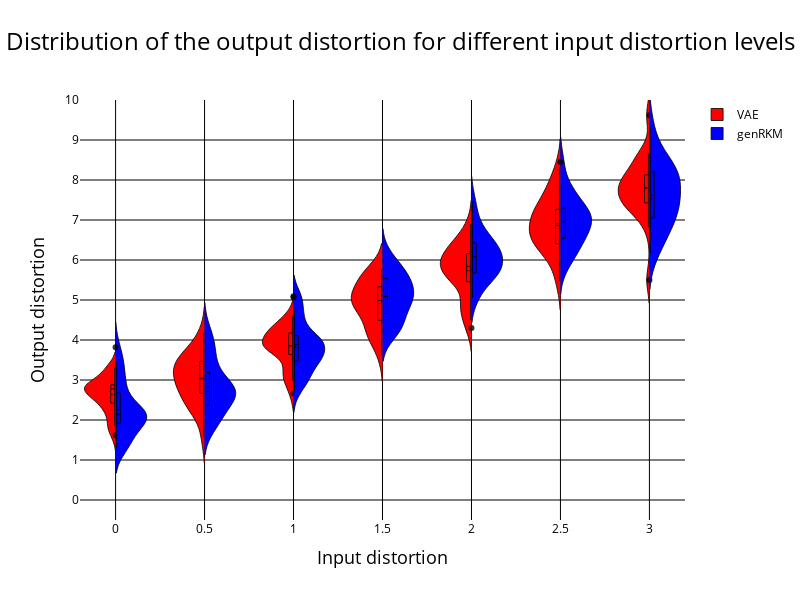

The notebook cell this image was saved under:
### Code cell
reference_matrix = [25*[item] for item in reference_points]
#print((reference_matrix))

traces = []

for i in range(len(reference_points)):

    # Create a trace for the holiday distribution
    trace1 = go.Violin(
        x=reference_matrix[i],
        y=Lists_close_distortion_VAE[i],
        name='VAE' if i == 0 else None,
        side='negative',
        box_visible=True,
        meanline_visible=True,
        #hovertemplate='Holiday<br>Noise Level: %{y.2f} dB(A)',
        #hoverlabel=dict(namelength=0),
        fillcolor='red',  
        line=dict(color='rgba(0, 0, 0, 0.8)', width=1) ,
        showlegend=(i == 0) 
    )

    # Create a trace for the normal day distribution
    trace2 = go.Violin(
        x=reference_matrix[i], #to put the two graphs next to each other instead of separately
        y=Lists_close_distortion_genRKM[i],
        name='genRKM' if i == 0 else None,
        side='positive',
        box_visible=True,
        meanline_visible=True,
        #hovertemplate='Normal Day<br>Noise Level: %{y.2f} dB(A)',
        #hoverlabel=dict(namelength=0),
        fillcolor='blue',
        line=dict(color='rgba(0, 0, 0, 0.8)', width=1) ,
        showlegend=(i == 0)
    )

    traces.append(trace1)
    traces.append(trace2)

# Create the layout for the plot
layout_fig1 = go.Layout(
    title=dict(
        text='Distribution of the output distortion for different input distortion levels',
        x=0.5,
        xanchor='center',
        font=dict(color="black", size=24)
    ),
    title_font=dict(size=24, color="black"),  
    xaxis=dict(
        {'title': 'Input distortion'}, 
        range = [-0.2, 3.2],
        #ticktext = ["false",'Holiday - Normal day'],
        title_font=dict(color="black", size = 18),
        tickfont=dict(color='black'),
        showticklabels=True, 
        tickvals = reference_points, 
        ticktext = reference_points,
        gridcolor='black'),
    yaxis=dict(
        {'title': 'Output distortion'},
        title_font=dict(color="black", size = 18),
        tickfont=dict(color="black"),
        #showticklabels=False,
        range = [-0.5, 10],
        tickvals=list(range(11)),
        gridcolor='black',
        zeroline=True,  # Ensure the zeroline is shown
        zerolinecolor='black',  # Set the color of the zeroline to black
        zerolinewidth=1  # Set the width of the zeroline
        ),
    violingap=0,  # Set the gap between violins to 0 for overlapping
    plot_bgcolor='white',  
    paper_bgcolor='white',  
    legend = dict(font=dict(color='black'))
)

layout_fig1.update(width=800, height=600)

# Create the figure and add the traces
fig1 = go.Figure(data=traces, layout=layout_fig1)

# Show the plot
fig1.show()

### Figure 1 — Plotly figure (JSON) as saved in the notebook; plotly's stock layout.template omitted (floating-point values rounded to 4 significant figures)
{"data": [{"box": {"visible": true}, "fillcolor": "red", "line": {"color": "rgba(0, 0, 0, 0.8)", "width": 1}, "meanline": {"visible": true}, "name": "VAE", "showlegend": true, "side": "negative", "type": "violin", "x": [0, 0, 0, 0, 0, 0, 0, 0, 0, 0, 0, 0, 0, 0, 0, 0, 0, 0, 0, 0, 0, 0, 0, 0, 0], "y": [2.707, 2.579, 3.318, 1.853, 2.865, 2.584, 2.566, 2.8, 1.621, 3.05, 2.803, 2.925, 2.778, 2.809, 1.859, 2.131, 3.175, 2.812, 2.821, 2.467, 2.239, 3.306, 2.293, 2.484, 2.991]}, {"box": {"visible": true}, "fillcolor": "blue", "line": {"color": "rgba(0, 0, 0, 0.8)", "width": 1}, "meanline": {"visible": true}, "name": "genRKM", "showlegend": true, "side": "positive", "type": "violin", "x": [0, 0, 0, 0, 0, 0, 0, 0, 0, 0, 0, 0, 0, 0, 0, 0, 0, 0, 0, 0, 0, 0, 0, 0, 0], "y": [2.981, 1.947, 3.82, 1.498, 2.143, 2.7, 1.574, 1.992, 1.297, 2.118, 1.842, 2.168, 3.463, 2.188, 1.366, 2.178, 2.668, 2.075, 3.408, 1.977, 3.055, 2.003, 2.311, 1.373, 2.219]}, {"box": {"visible": true}, "fillcolor": "red", "line": {"color": "rgba(0, 0, 0, 0.8)", "width": 1}, "meanline": {"visible": true}, "showlegend": false, "side": "negative", "type": "violin", "x": [0.5, 0.5, 0.5, 0.5, 0.5, 0.5, 0.5, 0.5, 0.5, 0.5, 0.5, 0.5, 0.5, 0.5, 0.5, 0.5, 0.5, 0.5, 0.5, 0.5, 0.5, 0.5, 0.5, 0.5, 0.5], "y": [3.887, 4.165, 3.296, 2.29, 2.465, 3.186, 3.253, 2.734, 1.586, 3.618, 2.923, 3.044, 3.65, 3.301, 2.289, 2.777, 2.972, 2.804, 3.445, 2.442, 3.586, 3.534, 2.833, 2.209, 3.359]}, {"box": {"visible": true}, "fillcolor": "blue", "line": {"color": "rgba(0, 0, 0, 0.8)", "width": 1}, "meanline": {"visible": true}, "showlegend": false, "side": "positive", "type": "violin", "x": [0.5, 0.5, 0.5, 0.5, 0.5, 0.5, 0.5, 0.5, 0.5, 0.5, 0.5, 0.5, 0.5, 0.5, 0.5, 0.5, 0.5, 0.5, 0.5, 0.5, 0.5, 0.5, 0.5, 0.5, 0.5], "y": [3.696, 2.56, 4.252, 2.129, 2.786, 3.358, 2.121, 2.352, 1.869, 2.666, 2.373, 2.842, 3.876, 2.607, 1.806, 2.804, 3.13, 2.715, 4.021, 2.639, 3.467, 2.657, 2.788, 2.001, 2.972]}, {"box": {"visible": true}, "fillcolor": "red", "line": {"color": "rgba(0, 0, 0, 0.8)", "width": 1}, "meanline": {"visible": true}, "showlegend": false, "side": "negative", "type": "violin", "x": [1, 1, 1, 1, 1, 1, 1, 1, 1, 1, 1, 1, 1, 1, 1, 1, 1, 1, 1, 1, 1, 1, 1, 1, 1], "y": [3.862, 4.175, 4.015, 2.661, 4.323, 3.848, 2.984, 3.784, 3.102, 3.706, 4.18, 4.156, 3.91, 4.159, 3.041, 3.84, 3.763, 3.839, 3.879, 3.338, 4.533, 3.422, 4.597, 4.327, 4.28]}, {"box": {"visible": true}, "fillcolor": "blue", "line": {"color": "rgba(0, 0, 0, 0.8)", "width": 1}, "meanline": {"visible": true}, "showlegend": false, "side": "positive", "type": "violin", "x": [1, 1, 1, 1, 1, 1, 1, 1, 1, 1, 1, 1, 1, 1, 1, 1, 1, 1, 1, 1, 1, 1, 1, 1, 1], "y": [4.567, 3.444, 5.094, 3.05, 3.963, 4.12, 3.167, 3.505, 2.999, 3.482, 3.623, 3.911, 4.768, 3.953, 3.026, 3.633, 4.475, 3.923, 5.066, 3.579, 4.1, 3.553, 4.015, 2.709, 3.887]}, {"box": {"visible": true}, "fillcolor": "red", "line": {"color": "rgba(0, 0, 0, 0.8)", "width": 1}, "meanline": {"visible": true}, "showlegend": false, "side": "negative", "type": "violin", "x": [1.5, 1.5, 1.5, 1.5, 1.5, 1.5, 1.5, 1.5, 1.5, 1.5, 1.5, 1.5, 1.5, 1.5, 1.5, 1.5, 1.5, 1.5, 1.5, 1.5, 1.5, 1.5, 1.5, 1.5, 1.5], "y": [5.615, 5.525, 4.828, 3.617, 5.555, 5.664, 4.232, 4.248, 4.093, 4.817, 5.204, 4.931, 5.178, 5.681, 4.01, 4.734, 4.986, 5.126, 5.086, 4.196, 4.572, 5.759, 5.267, 4.994, 4.829]}, {"box": {"visible": true}, "fillcolor": "blue", "line": {"color": "rgba(0, 0, 0, 0.8)", "width": 1}, "meanline": {"visible": true}, "showlegend": false, "side": "positive", "type": "violin", "x": [1.5, 1.5, 1.5, 1.5, 1.5, 1.5, 1.5, 1.5, 1.5, 1.5, 1.5, 1.5, 1.5, 1.5, 1.5, 1.5, 1.5, 1.5, 1.5, 1.5, 1.5, 1.5, 1.5, 1.5, 1.5], "y": [5.736, 4.381, 5.951, 4.748, 4.986, 5.782, 4.112, 5.53, 4.408, 5.255, 4.995, 4.853, 6.145, 4.927, 4.194, 5.39, 5.572, 5.095, 5.745, 4.357, 4.833, 5.339, 5.179, 4.359, 5.348]}, {"box": {"visible": true}, "fillcolor": "red", "line": {"color": "rgba(0, 0, 0, 0.8)", "width": 1}, "meanline": {"visible": true}, "showlegend": false, "side": "negative", "type": "violin", "x": [2, 2, 2, 2, 2, 2, 2, 2, 2, 2, 2, 2, 2, 2, 2, 2, 2, 2, 2, 2, 2, 2, 2, 2, 2], "y": [6.152, 6.545, 5.917, 4.497, 5.568, 5.731, 6.191, 4.877, 5.463, 5.675, 5.839, 5.428, 5.977, 6.474, 4.809, 6.003, 5.729, 6.049, 5.496, 6.374, 6.437, 6.903, 4.877, 4.3, 6.044]}, {"box": {"visible": true}, "fillcolor": "blue", "line": {"color": "rgba(0, 0, 0, 0.8)", "width": 1}, "meanline": {"visible": true}, "showlegend": false, "side": "positive", "type": "violin", "x": [2, 2, 2, 2, 2, 2, 2, 2, 2, 2, 2, 2, 2, 2, 2, 2, 2, 2, 2, 2, 2, 2, 2, 2, 2], "y": [7.128, 5.655, 6.599, 5.7, 5.864, 6.814, 5.706, 6.503, 5.127, 6.048, 5.953, 5.685, 7.47, 6.106, 5.617, 6.616, 6.407, 6.208, 6.17, 5.058, 5.553, 6.311, 6.08, 5.544, 6.205]}, {"box": {"visible": true}, "fillcolor": "red", "line": {"color": "rgba(0, 0, 0, 0.8)", "width": 1}, "meanline": {"visible": true}, "showlegend": false, "side": "negative", "type": "violin", "x": [2.5, 2.5, 2.5, 2.5, 2.5, 2.5, 2.5, 2.5, 2.5, 2.5, 2.5, 2.5, 2.5, 2.5, 2.5, 2.5, 2.5, 2.5, 2.5, 2.5, 2.5, 2.5, 2.5, 2.5, 2.5], "y": [7.289, 7.739, 6.558, 6.676, 6.37, 6.774, 8.316, 7.028, 6.31, 6.584, 7.263, 7.957, 6.337, 6.754, 5.469, 7.159, 7.509, 7.257, 6.415, 6.916, 7.807, 7.232, 6.206, 5.818, 6.859]}, {"box": {"visible": true}, "fillcolor": "blue", "line": {"color": "rgba(0, 0, 0, 0.8)", "width": 1}, "meanline": {"visible": true}, "showlegend": false, "side": "positive", "type": "violin", "x": [2.5, 2.5, 2.5, 2.5, 2.5, 2.5, 2.5, 2.5, 2.5, 2.5, 2.5, 2.5, 2.5, 2.5, 2.5, 2.5, 2.5, 2.5, 2.5, 2.5, 2.5, 2.5, 2.5, 2.5, 2.5], "y": [7.92, 6.94, 7.146, 6.679, 6.725, 7.573, 6.959, 7.762, 5.777, 6.767, 7.031, 6.386, 8.449, 7.282, 6.117, 7.586, 7.188, 7.13, 6.288, 6.039, 6.346, 7.344, 6.692, 6.591, 7.163]}, {"box": {"visible": true}, "fillcolor": "red", "line": {"color": "rgba(0, 0, 0, 0.8)", "width": 1}, "meanline": {"visible": true}, "showlegend": false, "side": "negative", "type": "violin", "x": [3, 3, 3, 3, 3, 3, 3, 3, 3, 3, 3, 3, 3, 3, 3, 3, 3, 3, 3, 3, 3, 3, 3, 3, 3], "y": [8.268, 7.698, 7.201, 8.636, 7.935, 7.227, 9.616, 7.809, 5.501, 7.583, 8.674, 7.953, 8.017, 7.441, 6.819, 8.085, 7.871, 7.633, 7.486, 7.237, 8.342, 8.522, 7.388, 8.067, 7.597]}, {"box": {"visible": true}, "fillcolor": "blue", "line": {"color": "rgba(0, 0, 0, 0.8)", "width": 1}, "meanline": {"visible": true}, "showlegend": false, "side": "positive", "type": "violin", "x": [3, 3, 3, 3, 3, 3, 3, 3, 3, 3, 3, 3, 3, 3, 3, 3, 3, 3, 3, 3, 3, 3, 3, 3, 3], "y": [8.495, 7.852, 7.356, 7.232, 7.418, 8.325, 7.527, 8.808, 6.15, 7.481, 7.986, 6.848, 9.339, 8.284, 6.684, 8.387, 7.792, 8.107, 6.288, 6.643, 7.266, 8.181, 6.89, 7.102, 7.986]}], "layout": {"height": 600, "legend": {"font": {"color": "black"}}, "paper_bgcolor": "white", "plot_bgcolor": "white", "title": {"font": {"color": "black", "size": 24}, "text": "Distribution of the output distortion for different input distortion levels", "x": 0.5, "xanchor": "center"}, "violingap": 0, "width": 800, "xaxis": {"gridcolor": "black", "range": [-0.2, 3.2], "showticklabels": true, "tickfont": {"color": "black"}, "ticktext": [0, 0.5, 1, 1.5, 2, 2.5, 3], "tickvals": [0, 0.5, 1, 1.5, 2, 2.5, 3], "title": {"font": {"color": "black", "size": 18}, "text": "Input distortion"}}, "yaxis": {"gridcolor": "black", "range": [-0.5, 10], "tickfont": {"color": "black"}, "tickvals": [0, 1, 2, 3, 4, 5, 6, 7, 8, 9, 10], "title": {"font": {"color": "black", "size": 18}, "text": "Output distortion"}, "zeroline": true, "zerolinecolor": "black", "zerolinewidth": 1}}}
